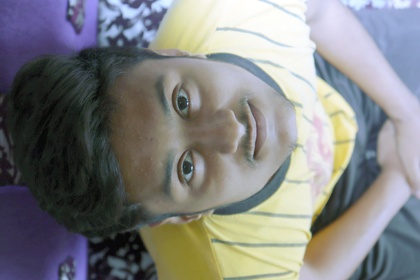
%> input picture B Tech/IP/129_ImageProcessing/after_first_histogram_equlization.jpg, 420 x 280 px, shrunk from 6000 x 4000 before the run
$ octave 129_04_04.m   (GNU Octave 9; MATLAB toolbox functions it lacks are replaced by stand-ins)
%> lines starting %> are read from the running program, lines starting %| are printed output that depends on the picture
%> further down, a is the input picture: size 280x420x3 uint8; mean R, G, B 129.5, 130.3, 130.4
### B Tech/IP/129_ImageProcessing/MyHistEqulizer.m
function [out_image,frequncy_vector,equilze_vector_s] = MyHistEqulizer(input_image)
  img = input_image;
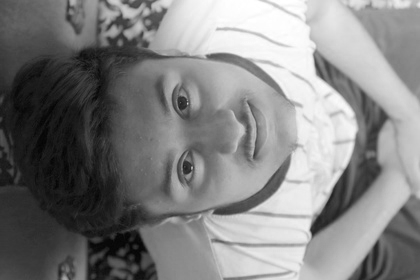
%> img: size 280x420 uint8; min 3, max 255, mean 129.5
  [m,n] = size(img);
%> m = 280; n = 420
  L=256;
  %find frequncy_vector out intensity rang is [0,255]
  fv = zeros(1,L);
  for i=1:L
    fv(1,i) = sum(sum(img == (i-1)));
  endfor
%> after the loop, fv = 256 values, max 1136 at index 28, min 0 at index 1, mean 459.4
  frequncy_vector = fv;
%> frequncy_vector has the same summary as fv
  %find PDF for each intensity
  PDF = fv/m/n;
%> PDF = 256 values, max 0.00966 at index 28, min 0 at index 1, mean 0.00391
  %find a equilze_vector_s
  s = zeros(1,L);
  for i=1:L
    temp = 0;
    for j=1:i
      temp = temp + PDF(1,j);
    endfor
    s(1,i) = round((L-1)*temp);
  endfor
%> after the loop, s = 256 values from 0 to 255
  equilze_vector_s = s;
%> equilze_vector_s = 256 values from 0 to 255

  %create final image
  final = zeros(m,n);
  for i=0:255
    final = final + (img==i)*s(1,i+1);
  endfor
  finalImg = uint8(final);
  out_image = finalImg;
endfunction

### B Tech/IP/129_ImageProcessing/129_04_04.m
clc
clear
close all
%load the image;
a = imread("./after_first_histogram_equlization.jpg");

%r channel histogram equilzation
[final(:,:,1),r_histogram_y,r_s] = MyHistEqulizer(a(:,:,1));
%> r_histogram_y has the same summary as fv in MyHistEqulizer; r_s = 256 values from 0 to 255
figure;
subplot(1,2,1)
plot(0:255,r_histogram_y);
title("r channel histogram before EQ");
subplot(1,2,2)
imhist(final(:,:,1));
title("r channel histogram after EQ");
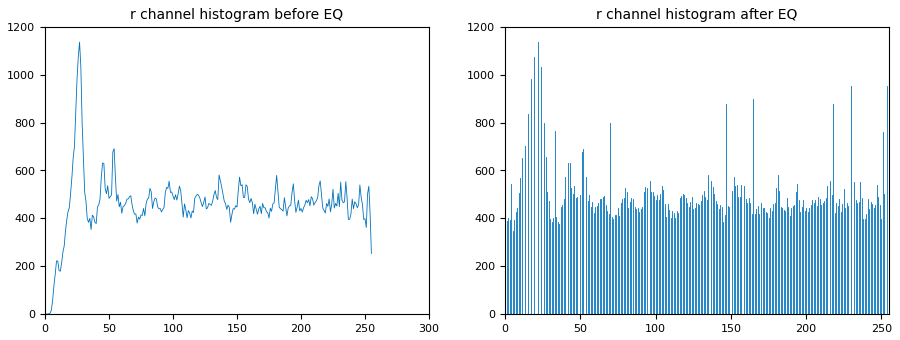
%> figure redrawn from the program's plot data, 2 panels; panel 1: curve peaks at x = 27, y = 1136; panel 2: highest point at x = 22, y = 1136

%g channel histogram equlization
[final(:,:,2),g_histogram_y,g_s] = MyHistEqulizer(a(:,:,2));
%> in MyHistEqulizer (call 2), `img = input_image;`:
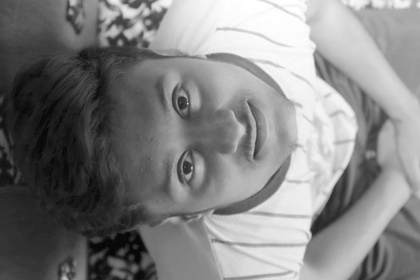
%> img: size 280x420 uint8; min 5, max 255, mean 130.3
%> after the loop in MyHistEqulizer (call 2), `for i=1:L`: fv = 256 values, max 835 at index 33, min 0 at index 1, mean 459.4
%> in MyHistEqulizer (call 2), `frequncy_vector = fv;`: frequncy_vector has the same summary as fv
%> in MyHistEqulizer (call 2), `PDF = fv/m/n;`: PDF = 256 values, max 0.0071 at index 33, min 0 at index 1, mean 0.00391
%> g_histogram_y has the same summary as fv in MyHistEqulizer; g_s = 256 values from 0 to 255
figure;
subplot(1,2,1)
plot(0:255,g_histogram_y);
title("g channel histogram before EQ");
subplot(1,2,2)
imhist(final(:,:,2));
title("g channel histogram after EQ");
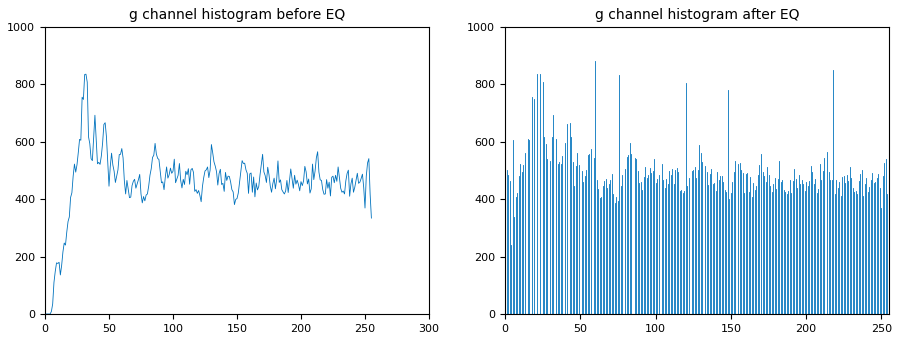
%> figure redrawn from the program's plot data, 2 panels; panel 1: curve peaks at x = 32, y = 835; panel 2: highest point at x = 60, y = 881

%b channel histogram equlization
[final(:,:,3),b_histogram_y,b_s] = MyHistEqulizer(a(:,:,3));
%> in MyHistEqulizer (call 3), `img = input_image;`:
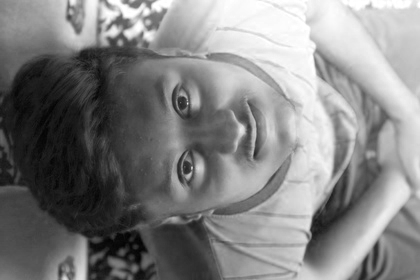
%> img: size 280x420 uint8; min 1, max 255, mean 130.4
%> after the loop in MyHistEqulizer (call 3), `for i=1:L`: fv = 256 values, max 978 at index 27, min 0 at index 1, mean 459.4
%> in MyHistEqulizer (call 3), `frequncy_vector = fv;`: frequncy_vector has the same summary as fv
%> in MyHistEqulizer (call 3), `PDF = fv/m/n;`: PDF = 256 values, max 0.00832 at index 27, min 0 at index 1, mean 0.00391
%> b_histogram_y has the same summary as fv in MyHistEqulizer; b_s = 256 values from 0 to 255
%> final: size 280x420x3 uint8
figure;
subplot(1,2,1)
plot(0:255,b_histogram_y);
title("b channel histogram before EQ");
subplot(1,2,2)
imhist(final(:,:,3));
title("b channel histogram after EQ");
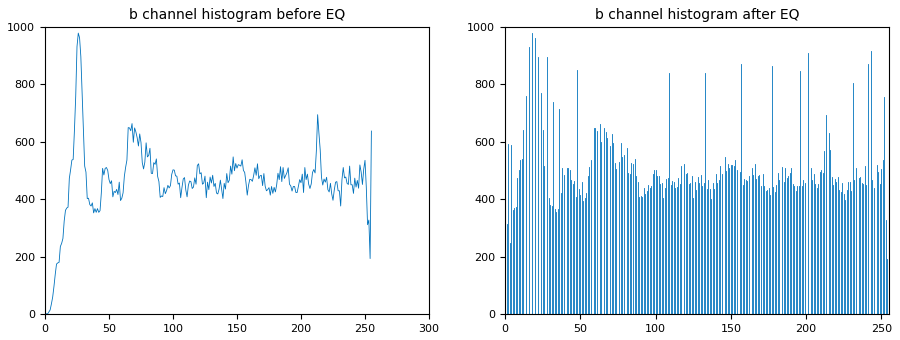
%> figure redrawn from the program's plot data, 2 panels; panel 1: curve peaks at x = 26, y = 978; panel 2: highest point at x = 18, y = 978

%see the final image
figure;
imshow(final);
